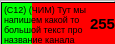
    <widget class="QFrame" name="frame_channel8">
     <property name="geometry">
      <rect>
       <x>115</x>
       <y>129</y>
       <width>115</width>
       <height>44</height>
      </rect>
     </property>
     <property name="frameShape">
      <enum>QFrame::StyledPanel</enum>
     </property>
     <property name="frameShadow">
      <enum>QFrame::Raised</enum>
     </property>
     <widget class="QProgressBar" name="progressBar_channel8">
      <property name="geometry">
       <rect>
        <x>1</x>
        <y>2</y>
        <width>115</width>
        <height>44</height>
       </rect>
      </property>
      <property name="styleSheet">
       <string notr="true">QProgressBar
{
	background-color: rgb(255, 0, 0);
	border: 1px solid black;
}

QProgressBar::chunk {
  background-color: rgb(0, 255, 0);
  margin: 0px;
  width: 10px;
  border-bottom-right-radius: 10px;
  border-bottom-left-radius: 10px;
}
</string>
      </property>
      <property name="maximum">
       <number>255</number>
      </property>
      <property name="value">
       <number>59</number>
      </property>
      <property name="textVisible">
       <bool>false</bool>
      </property>
     </widget>
     <widget class="QPushButton" name="pushButton_channel8Less">
      <property name="geometry">
       <rect>
        <x>0</x>
        <y>0</y>
        <width>57</width>
        <height>44</height>
       </rect>
      </property>
      <property name="styleSheet">
       <string notr="true">border-style:none;
outline: none;</string>
      </property>
      <property name="text">
       <string/>
      </property>
     </widget>
     <widget class="QLabel" name="label_channel8Name">
      <property name="geometry">
       <rect>
        <x>4</x>
        <y>2</y>
        <width>90</width>
        <height>44</height>
       </rect>
      </property>
      <property name="font">
       <font>
        <pointsize>7</pointsize>
       </font>
      </property>
      <property name="text">
       <string>(C12) (ЧИМ) Тут мы напишем какой то большой текст про название канала</string>
      </property>
      <property name="wordWrap">
       <bool>true</bool>
      </property>
     </widget>
     <widget class="QLabel" name="label_channel8Value">
      <property name="geometry">
       <rect>
        <x>90</x>
        <y>2</y>
        <width>25</width>
        <height>44</height>
       </rect>
      </property>
      <property name="font">
       <font>
        <pointsize>11</pointsize>
        <weight>75</weight>
        <bold>true</bold>
       </font>
      </property>
      <property name="text">
       <string>255</string>
      </property>
      <property name="alignment">
       <set>Qt::AlignCenter</set>
      </property>
      <property name="wordWrap">
       <bool>true</bool>
      </property>
     </widget>
     <widget class="QPushButton" name="pushButton_channel8More">
      <property name="geometry">
       <rect>
        <x>57</x>
        <y>0</y>
        <width>57</width>
        <height>44</height>
       </rect>
      </property>
      <property name="styleSheet">
       <string notr="true">border-style:none;
outline: none;</string>
      </property>
      <property name="text">
       <string/>
      </property>
     </widget>
     <zorder>progressBar_channel8</zorder>
     <zorder>label_channel8Name</zorder>
     <zorder>label_channel8Value</zorder>
     <zorder>pushButton_channel8More</zorder>
     <zorder>pushButton_channel8Less</zorder>
    </widget>
